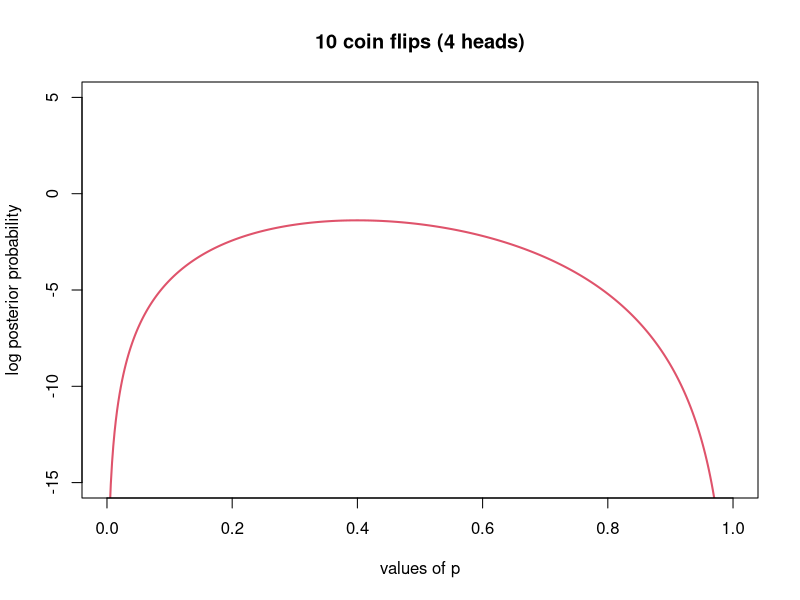

Recreate this plot in R.
## ---- chunk 1
dbinom(x=4,size=10,prob=0.5)
## ---- chunk 2
p.posterior = (dbinom(x=4,size=10,prob=0.5)*0.0001)
p.posterior
## ---- chunk 3
p.posterior = (dbinom(x=4,size=10,prob=0.5)*0.75)
p.posterior
## ---- chunk 4
## this function calculates the log likelihood of the flip data
	lnL.foo <- function(flips,n,p){
		lnL <- sum(dbinom(flips,n,p,log=TRUE))
		return(lnL)
	}

#set the number of flips that give heads
flips1 <- 4

#make a grid of possible values of p
p.seq <- seq(1e-4,1-1e-4,length.out=500)

#calculate-likelihoods for the grid of p
	lnL1 <- sapply(p.seq,function(p){lnL.foo(flips1,n=10,p=p)})
	
#set a prior as if we are aliens
	pr <- dunif(p.seq,log=TRUE)

#calculate the log posterior probability
	ps <- lnL1 + pr
	
#plot the data
plot(p.seq,ps,ylim=c(-15,5),type='l',col=2,lwd=2,ylab="log posterior probability",xlab="values of p",
	 	main=sprintf("10 coin flips (%s heads)",flips1))
	
## ---- chunk 5
#editted code goes here.	
	
